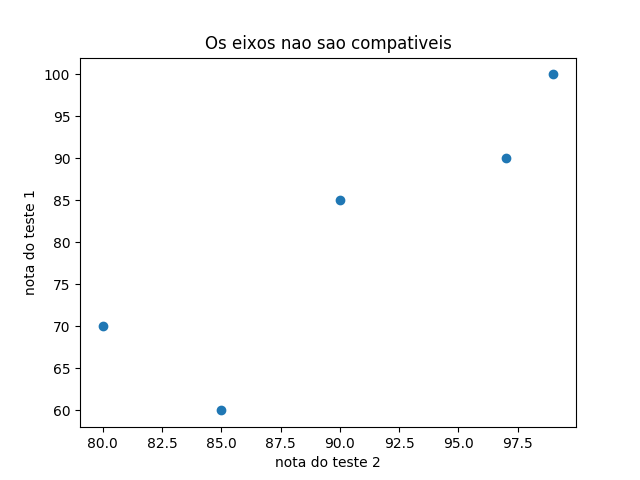

Write Python code to recreate this figure.
from matplotlib import pyplot as plt

text_1_grades = [99, 90, 85, 97, 80]
text_2_grades = [100, 85, 60, 90, 70]

plt.scatter(text_1_grades, text_2_grades)
plt.title('Os eixos nao sao compativeis')
plt.xlabel('nota do teste 2')
plt.ylabel('nota do teste 1')
plt.show()
